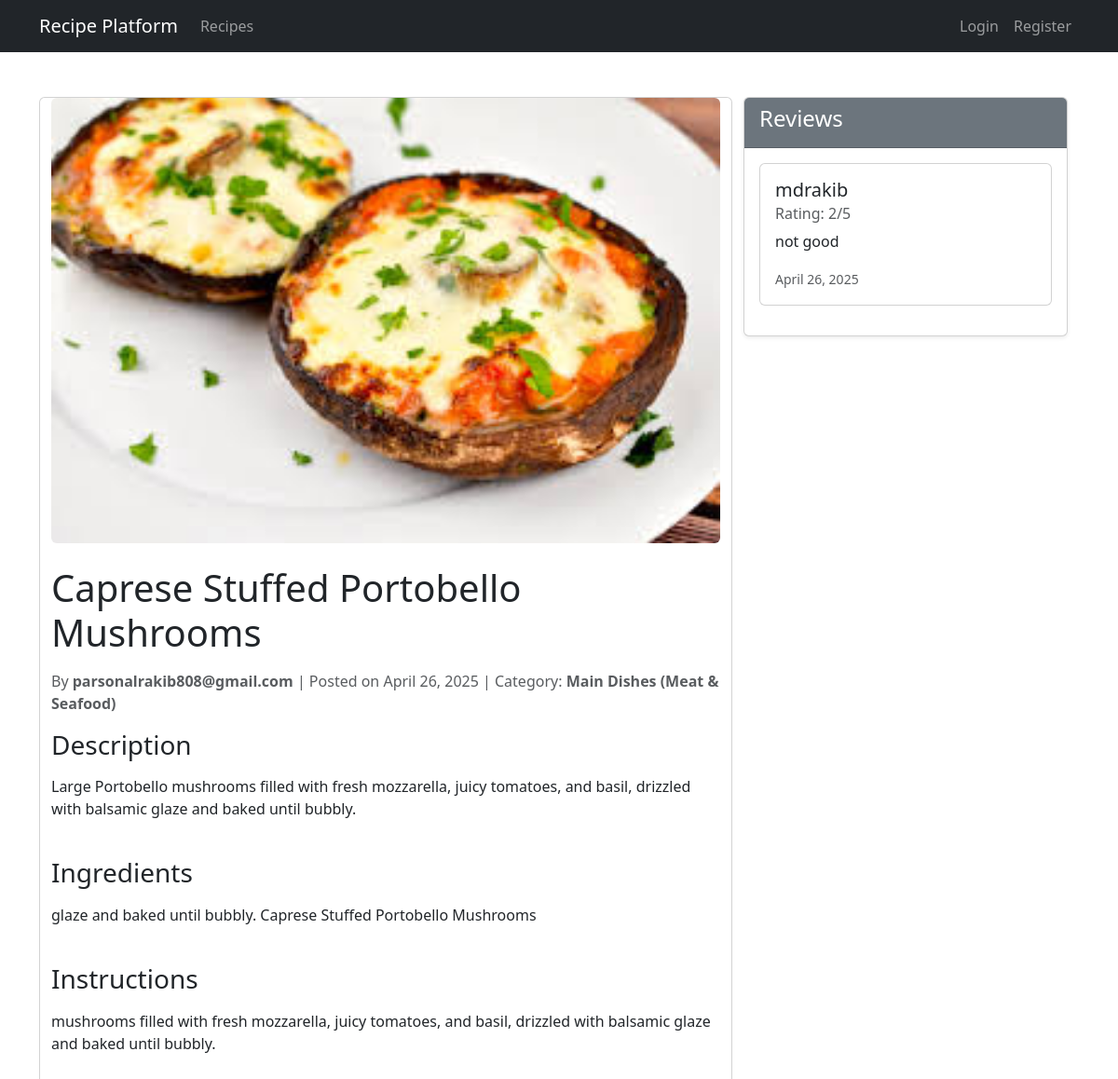
Page /recipe/10/ on the committed database.
### recipes/models.py (models this page shows, shortened)
class Recipe(models.Model):
    title = models.CharField(max_length=200)
    description = models.TextField()
    ingredients = models.TextField()
    instructions = models.TextField()
    cooking_time = models.PositiveIntegerField(help_text="In minutes")
    image = models.ImageField(upload_to='recipes/', blank=True)
    created_at = models.DateTimeField(auto_now_add=True)
    updated_at = models.DateTimeField(auto_now=True)
    author = models.ForeignKey(User, on_delete=models.CASCADE)
    category = models.ForeignKey(Category, on_delete=models.CASCADE, related_name='recipes')
    is_published = models.BooleanField(default=False)

class Category(models.Model):
    name = models.CharField(max_length=100, unique=True)
    description = models.TextField(blank=True)
    created_at = models.DateTimeField(auto_now_add=True)
    class Meta:
        verbose_name_plural = "Categories"
    def __str__(self):
        return self.name

class Review(models.Model):
    recipe = models.ForeignKey(Recipe, on_delete=models.CASCADE, related_name='reviews')
    user = models.ForeignKey(User, on_delete=models.CASCADE)
    rating = models.PositiveIntegerField(choices=[(i, i) for i in range(1, 6)])
    comment = models.TextField()
    created_at = models.DateTimeField(auto_now_add=True)
    class Meta:
        unique_together = ('recipe', 'user')

### recipes/views.py (the view)
# urls.py: path('recipe/<int:pk>/', views.RecipeDetailView.as_view(), name='recipe-detail'),
class RecipeDetailView(DetailView):
    model = Recipe
    template_name = 'recipes/recipe_detail.html'
    context_object_name = 'recipe'
    def get_context_data(self, **kwargs):
        context = super().get_context_data(**kwargs)
        context['review_form'] = ReviewForm()
        return context

### recipes/templates/recipes/recipe_detail.html (shortened to what this page needs)
{% extends 'recipes/base.html' %}
{% load crispy_forms_tags %}
{% block content %}
<div class="container mt-5">
    <div class="row">
        <div class="col-md-8 card">
            {% if recipe.image %}
            <img src="{{ recipe.image.url }}" class="img-fluid rounded mb-4" alt="{{ recipe.title }}">
            {% endif %}
            <h1 class="mb-3">{{ recipe.title }}</h1>
            <p class="text-muted">
                By <strong>{{ recipe.author }}</strong> |
                Posted on {{ recipe.created_at|date:"F d, Y" }} |
                Category: <strong>{{ recipe.category }}</strong>
            </p>
            <div class="recipe-description mb-4">
                <h3>Description</h3>
                <p>{{ recipe.description|linebreaks }}</p>
            </div>
            <div class="ingredients mb-4">
                <h3>Ingredients</h3>
                <p>{{ recipe.ingredients|linebreaks }}</p>
            </div>
            <div class="instructions mb-4">
                <h3>Instructions</h3>
                <p>{{ recipe.instructions|linebreaks }}</p>
            </div>
        </div>
        <div class="col-md-4">
            <div class="card shadow-sm">
                <div class="card-header bg-secondary text-white">
                    <h4>Reviews</h4>
                </div>
                <div class="card-body">
                    {% for review in recipe.reviews.all %}
                    <div class="card mb-3">
                        <div class="card-body">
                            <h5 class="card-title">{{ review.user.username }}</h5>
                            <h6 class="card-subtitle mb-2 text-muted">Rating: {{ review.rating }}/5</h6>
                            <p class="card-text">{{ review.comment }}</p>
                            <small class="text-muted">{{ review.created_at|date:"F d, Y" }}</small>
                        </div>
                    </div>
                    {% empty %}
                    <p>No reviews yet.</p>
                    {% endfor %}
                </div>
            </div>
        </div>
    </div>
</div>
{% endblock %}

### rows in the picture
Recipe: image (picture), title "Caprese Stuffed Portobello Mushrooms", author "parsonalrakib808@gmail.com", created_at "April 26, 2025", category "Main Dishes (Meat & Seafood)", description "Large Portobello mushrooms filled with fresh mozzarella, juicy tomatoes, and basil, drizzled with balsamic glaze and baked until bubbly.", ingredients "glaze and baked until bubbly. Caprese Stuffed Portobello Mushrooms", instructions "mushrooms filled with fresh mozzarella, juicy tomatoes, and basil, drizzled with balsamic glaze and baked until bubbly."
Review: user.username "mdrakib", rating "2", comment "not good", created_at "April 26, 2025"
